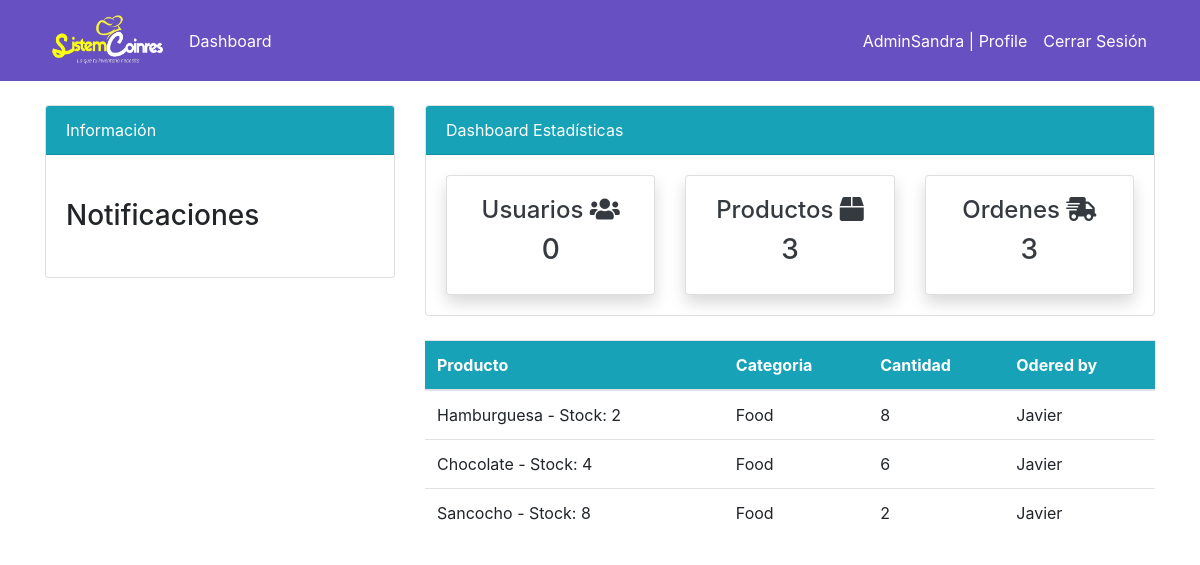
Screenshot of /order/ (signed in) with the database file from the repository.
### dashboard/models.py (models this page shows, shortened)
class Order(models.Model):
    name = models.ForeignKey(Product, on_delete=models.CASCADE, null=True)
    customer = models.ForeignKey(User, on_delete=models.CASCADE, null=True)
    order_quantity = models.PositiveIntegerField(null=True)

class Product(models.Model):
    name = models.CharField(max_length=100, null=True)
    stock = models.PositiveIntegerField(null=True)  # Se cambia 'quantity' a 'stock'
    category = models.CharField(max_length=50, choices=CATEGORY, null=True)
    def __str__(self):
        return f'{self.name} - Stock: {self.stock}'

### dashboard/views.py (the view)
# urls.py: path('order/', views.order, name='dashboard-order'),
@login_required(login_url='user-login')
def order(request):
    order = Order.objects.all()
    order_count = order.count()
    customer = User.objects.filter(groups=2)
    customer_count = customer.count()
    product = Product.objects.all()
    product_count = product.count()
    context = {
        'order': order,
        'customer_count': customer_count,
        'product_count': product_count,
        'order_count': order_count,
    }
    return render(request, 'dashboard/order.html', context)

### templates/dashboard/order.html (shortened to what this page needs)
{% extends 'partials/base.html' %}
{% block content %}
{% include 'partials/topside.html' %}
<div class="row my-4">
    <div class="col-md-4"></div>
    <div class="col-md-8">
        <table class="table bg-white">
            <thead class="bg-info text-white">
                <tr>
                    <th scope="col">Producto</th>
                    <th scope="col">Categoria</th>
                    <th scope="col">Cantidad</th>
                    <th scope="col">Odered by</th>
                </tr>
            </thead>
            <tbody>
                {% for order in order %}
                <tr>
                    <td>{{ order.name }}</td>
                    <td>{{ order.name.category }}</td>
                    <td>{{ order.order_quantity }}</td>
                    <td>{{ order.customer.username }}</td>
                </tr>
                {% endfor %}
            </tbody>
        </table>
    </div>
</div>
{% endblock %}

### templates/partials/base.html (shortened to what this page needs)
{% load static %}
<!doctype html>
<html lang="en">
<head>
    <link rel="stylesheet" href="https://cdn.jsdelivr.net/npm/bootstrap@4.6.0/dist/css/bootstrap.min.css"
>
    <link rel="stylesheet" href="https://use.fontawesome.com/releases/v5.15.2/css/all.css"
>
    <link rel="stylesheet" href="{% static 'style.css' %}">
</head>
<body>
    {% include 'partials/nav.html' %}
    <div class="container">
        {% block content %}
        {% endblock %}
    </div>
</body>
</html>

### templates/partials/nav.html (shortened to what this page needs)
{% load static %}
<nav class="navbar navbar-expand-lg" style="background-color:rgb(103, 80, 193);">
    <div class="container">
        <a class="navbar-brand text-white" href="{% url 'welcome' %}">
            <img src="{% static 'img/logoimage.png' %}" alt="Logo" width="120px" height="55px" class="d-inline-block align-top">
        </a>
        <div class="collapse navbar-collapse" id="navbarSupportedContent">
            {% if user.is_authenticated %}
            <ul class="navbar-nav mr-auto">
                <li class="nav-item active">
                    <a class="nav-link text-white" href="{% url 'dashboard-index' %}">Dashboard</a>
                </li>
            </ul>
            <ul class="navbar-nav ml-auto">
                <li class="nav-item active">
                    <a class="nav-link text-white" href="{% url 'user-profile' %}">{{ user.username }} | Profile</a>
                </li>
                <li class="nav-item">
                    <form method="post" action="{% url 'user-logout' %}" class="d-inline">
                        <button type="submit" class="btn btn-link nav-link text-white" style="border: none; background: none;">
                            Cerrar Sesión
                        </button>
                    </form>
                </li>
            </ul>
            {% endif %}
        </div>
    </div>
</nav>

### templates/partials/topside.html
<div class="row">
    <div class="col-md-4 mt-4">
        <div class="card">
            <div class="card-header bg-info text-white">
                Información
            </div>
            <div class="card-body">
                <marquee behavior="" direction="">
                    <h3 class="my-4">Notificaciones</h3>
                </marquee>
            </div>
        </div>
    </div>
    <div class="col-md-8 mt-4" >
        <div class="card" >
            <div class="card-header bg-info text-white" >
                Dashboard Estadísticas
            </div>
            <div class="card-body">
                <div class="row">
                    <div class="col-md-4">
                        <a class="text-decoration-none text-dark" href="{% url 'dashboard-customers' %}">
                            <div class="card my-card shadow">
                                <div class="card-body text-center">
                                    <h4>Usuarios <i class="fas fa-users"></i></h4>
                                    <h3>{{ customer_count }}</h3>
                                </div>
                            </div>
                        </a>
                    </div>
                    <div class="col-md-4">
                        <a class="text-decoration-none text-dark" href="{% url 'dashboard-products' %}">
                            <div class="card my-card shadow">
                                <div class="card-body text-center">
                                    <h4>Productos <i class="fas fa-box"></i></h4>
                                    <h3>{{ product_count }}</h3>
                                </div>
                            </div>
                        </a>
                    </div>
                    <div class="col-md-4">
                        <a class="text-decoration-none text-dark" href="{% url 'dashboard-order' %}">
                            <div class="card my-card shadow">
                                <div class="card-body text-center">
                                    <h4>Ordenes <i class="fas fa-shipping-fast"></i></h4>
                                    <h3>{{ order_count }}</h3>
                                </div>
                            </div>
                        </a>
                    </div>
                </div>
            </div>
        </div>
    </div>
</div>

### rows the page displays
Order: name "Hamburguesa - Stock: 2", name.category "Food", order_quantity "8", customer.username "Javier"
Order: name "Chocolate - Stock: 4", name.category "Food", order_quantity "6", customer.username "Javier"
Order: name "Sancocho - Stock: 8", name.category "Food", order_quantity "2", customer.username "Javier"

### other values shown
{{ user.username }} "AdminSandra"
{{ customer_count }} "0"
{{ product_count }} "3"
{{ order_count }} "3"
